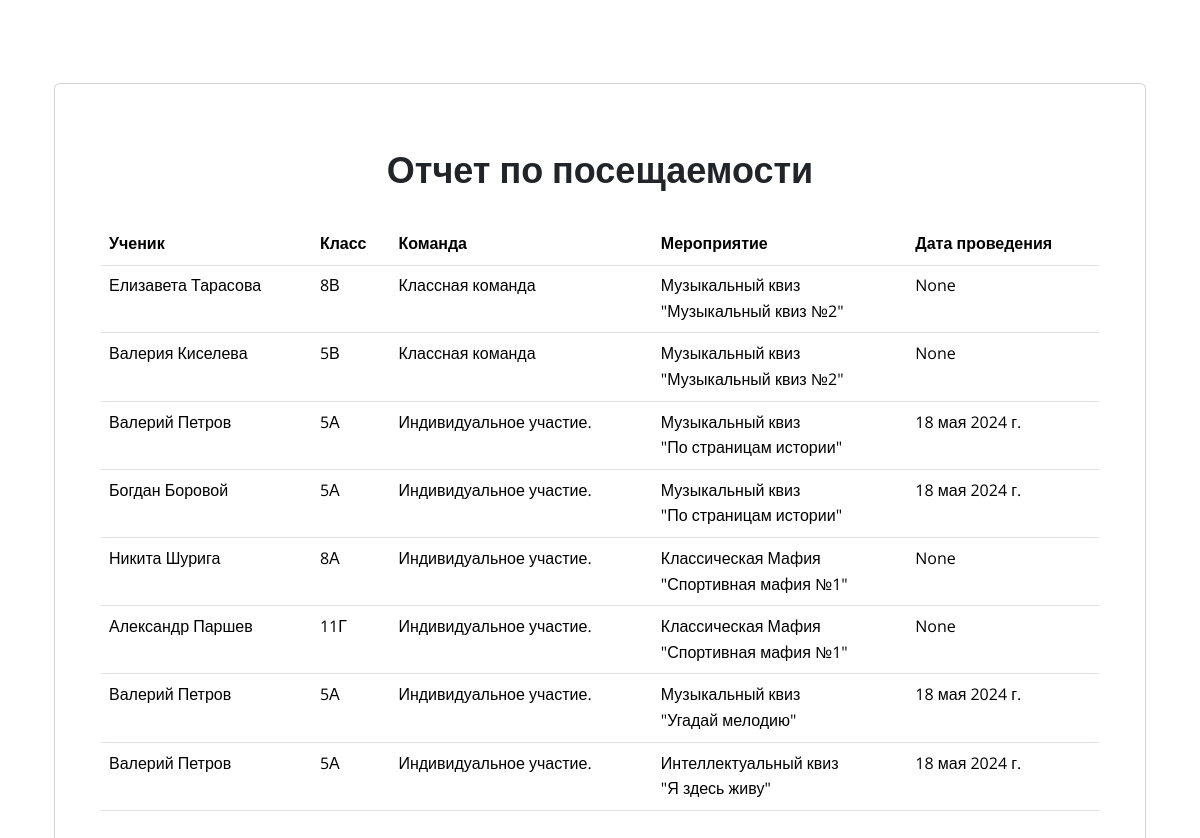
The page /reports/ on the database its author committed.
### Diplom/models.py (models this page shows, shortened)
class Team_Members(models.Model):
    Team_List = models.ForeignKey('Team_List', on_delete=models.CASCADE)
    Profile = models.ForeignKey('Profile', on_delete=models.CASCADE)

class Profile(models.Model):
    user = models.OneToOneField(User, on_delete=models.CASCADE)
    image = models.ImageField(upload_to='images', null=True, blank=True)
    patronymic = models.CharField(max_length=255, verbose_name='Отчество (если есть)', blank=True, null=True)
    klass = models.CharField(max_length=4, verbose_name='Класс обучающегося', choices=klass_Choices, blank=True)

class InvitationStatus(models.Model):
    Invitation = models.ForeignKey('Invitation', on_delete=models.CASCADE)
    Status = models.ForeignKey('Status', on_delete=models.CASCADE)
    Profile = models.ForeignKey('Profile', on_delete=models.CASCADE)
    Status_Date = models.DateField(blank=True, null=True, auto_now_add=True)
    Description = models.CharField(max_length=255, blank=True, null=True)

class Invitation(models.Model):
    date_submitted = models.DateField(blank=True, null=True)
    Event_Plan_Position = models.ForeignKey('Event_Plan_Position', on_delete=models.CASCADE)
    Team = models.ForeignKey('Team', on_delete=models.CASCADE, null=True, blank=True)
    Team_Members = models.ForeignKey('Team_Members', on_delete=models.CASCADE, null=True, blank=True)
    Profile = models.ForeignKey('Profile', on_delete=models.CASCADE, null=True, blank=True)

class Team(models.Model):
    name = models.CharField(max_length=255)
    date_created = models.DateTimeField(blank=True, null=True)
    date_disbanded = models.DateTimeField(blank=True, null=True)
    capitan = models.ForeignKey(Profile, on_delete=models.SET_NULL, verbose_name="Капитан", blank=True, null=True)
    def __str__(self):
        return str(self.name)

class Event_Plan_Position(models.Model):
    Event_Plan = models.ForeignKey('Event_Plan', on_delete=models.PROTECT)
    Event = models.ForeignKey('Event', on_delete=models.PROTECT)
    Date = models.DateField(null=True, blank=True)
    Date_Plan = models.DateField(null=True, blank=True)
    Date_Fact = models.DateField(null=True, blank=True)
    Description = models.TextField(null=True, blank=True)
    Eventers_Plan = models.IntegerField(null=True, blank=True)
    Eventers_Fact = models.IntegerField(null=True, blank=True)

class Event(models.Model):
    name = models.CharField(max_length=255)
    max_eventers = models.IntegerField(default=100)
    image = models.ImageField(upload_to='images', null=True, blank=True)
    description = models.TextField(null=True, blank=True)
    team = models.BooleanField('Командное мероприятие', null=True, blank=True)
    EventType = models.ForeignKey('EventType', on_delete=models.CASCADE)
    EducationLevel = models.ForeignKey('EducationLevel', on_delete=models.CASCADE)

class EventType(models.Model):
    name = models.CharField(max_length=100,
                            verbose_name='Наименование типа мероприятия',
                            choices=EventType_Choices)

### Diplom/views.py (the view)
# urls.py: path('reports/', ReportView, name='reports'),
def ReportView(request):
    status_invitation = InvitationStatus.objects.filter(Status__name='Посещено').order_by('Invitation__Event_Plan_Position__Event__name')
    positions = Event_Plan_Position.objects.all()
    for invitation in status_invitation:
        if invitation.Invitation.Team:
            team_members = Team_Members.objects.filter(Team_List__Team=invitation.Invitation.Team)
    context = {
        'status_invitation': status_invitation,
        'positions': positions,
        'team_members': team_members,
    }
    return render(request, 'reports.html', context)

### templates/reports.html
{% extends 'base.html' %}
{% block content %}
    <div class="container px-4">
        <div class="d-flex justify-content-center">
            <div class="card" style="width: 100%; height: 100%; padding: 30px">
                <div class="card-body">
                    <h3 align="center" style="padding-bottom: 10px"><strong>Отчет по посещаемости</strong></h3>
                    <table class="table">
                        <thead>
                        <tr>
                            <th>Ученик</th>
                            <th>Класс</th>
                            <th>Команда</th>
                            <th>Мероприятие</th>
                            <th>Дата проведения</th>
                        </tr>
                        </thead>
                        <tbody>
                        {% for status in  status_invitation %}
                            <tr>
                                {% if status.Invitation.Team %}
                                    {% for member in team_members %}
                                        <tr>
                                            <td>{{ member.Profile.user.first_name }} {{ member.Profile.user.last_name }}</td>
                                            <td>{{ member.Profile.klass }}</td>
                                            <td>{{ status.Invitation.Team }}</td>
                                            <td>{{ status.Invitation.Event_Plan_Position.Event.EventType.name }}<br>
                                                "{{ status.Invitation.Event_Plan_Position.Event.name }}"
                                            </td>
                                            <td>{{ status.Invitation.Event_Plan_Position.Date_Fact }}</td>
                                        </tr>
                                    {% endfor %}
                                {% elif status.Invitation.Profile %}
                                    <td>{{ status.Invitation.Profile.user.first_name }} {{ status.Invitation.Profile.user.last_name }}</td>
                                    <td>{{ status.Invitation.Profile.klass }}</td>
                                    <td>Индивидуальное участие.</td>
                                    <td>{{ status.Invitation.Event_Plan_Position.Event.EventType.name }}<br>
                                        "{{ status.Invitation.Event_Plan_Position.Event.name }}"
                                    </td>
                                    <td>{{ status.Invitation.Event_Plan_Position.Date_Fact }}</td>
                                {% endif %}
                            </tr>
                        {% endfor %}
                        </tbody>
                    </table>
                </div>
            </div>
        </div>
    </div>
{% endblock %}

### rows shown on the page
InvitationStatus: Invitation.Team "Классная команда", Invitation.Event_Plan_Position.Event.EventType.name "Музыкальный квиз", Invitation.Event_Plan_Position.Event.name "Музыкальный квиз №2", Invitation.Event_Plan_Position.Date_Fact "None"
Team_Members: Profile.user.first_name "Елизавета", Profile.user.last_name "Тарасова", Profile.klass "8В"
Team_Members: Profile.user.first_name "Валерия", Profile.user.last_name "Киселева", Profile.klass "5В"
InvitationStatus: Invitation.Profile.user.first_name "Валерий", Invitation.Profile.user.last_name "Петров", Invitation.Profile.klass "5А", Invitation.Event_Plan_Position.Event.EventType.name "Музыкальный квиз", Invitation.Event_Plan_Position.Event.name "По страницам истории", Invitation.Event_Plan_Position.Date_Fact "18 мая 2024 г."
InvitationStatus: Invitation.Profile.user.first_name "Богдан", Invitation.Profile.user.last_name "Боровой", Invitation.Profile.klass "5А", Invitation.Event_Plan_Position.Event.EventType.name "Музыкальный квиз", Invitation.Event_Plan_Position.Event.name "По страницам истории", Invitation.Event_Plan_Position.Date_Fact "18 мая 2024 г."
InvitationStatus: Invitation.Profile.user.first_name "Никита", Invitation.Profile.user.last_name "Шурига", Invitation.Profile.klass "8А", Invitation.Event_Plan_Position.Event.EventType.name "Классическая Мафия", Invitation.Event_Plan_Position.Event.name "Спортивная мафия №1", Invitation.Event_Plan_Position.Date_Fact "None"
InvitationStatus: Invitation.Profile.user.first_name "Александр", Invitation.Profile.user.last_name "Паршев", Invitation.Profile.klass "11Г", Invitation.Event_Plan_Position.Event.EventType.name "Классическая Мафия", Invitation.Event_Plan_Position.Event.name "Спортивная мафия №1", Invitation.Event_Plan_Position.Date_Fact "None"
InvitationStatus: Invitation.Profile.user.first_name "Валерий", Invitation.Profile.user.last_name "Петров", Invitation.Profile.klass "5А", Invitation.Event_Plan_Position.Event.EventType.name "Музыкальный квиз", Invitation.Event_Plan_Position.Event.name "Угадай мелодию", Invitation.Event_Plan_Position.Date_Fact "18 мая 2024 г."
InvitationStatus: Invitation.Profile.user.first_name "Валерий", Invitation.Profile.user.last_name "Петров", Invitation.Profile.klass "5А", Invitation.Event_Plan_Position.Event.EventType.name "Интеллектуальный квиз", Invitation.Event_Plan_Position.Event.name "Я здесь живу", Invitation.Event_Plan_Position.Date_Fact "18 мая 2024 г."
